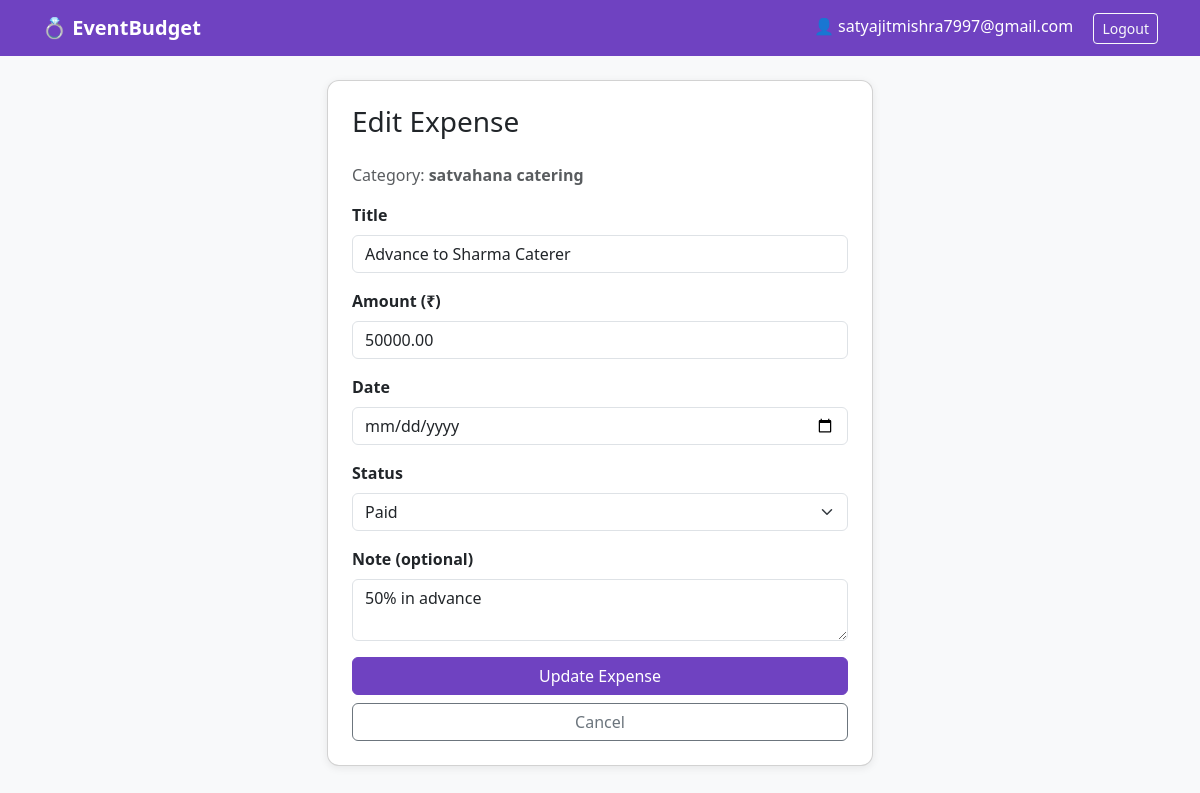
Page /expense/1/edit/ (signed in) on the committed database.
### planner/models.py (models this page shows, shortened)
class Category(models.Model):
    event = models.ForeignKey(Event, on_delete=models.CASCADE, related_name='categories')
    name = models.CharField(max_length=100)
    allocated_budget = models.DecimalField(max_digits=12, decimal_places=2)

class Expense(models.Model):
    STATUS_CHOICES = [
        ('paid', 'Paid'),
        ('pending', 'Pending'),
    ]
    category = models.ForeignKey(Category, on_delete=models.CASCADE, related_name='expenses')
    title = models.CharField(max_length=200)
    amount = models.DecimalField(max_digits=12, decimal_places=2)
    date = models.DateField()
    status = models.CharField(max_length=10, choices=STATUS_CHOICES, default='pending')
    note = models.TextField(blank=True)

### planner/views.py (the view, shortened to what this page needs)
# urls.py: path('expense/<int:pk>/edit/', views.expense_edit, name='expense_edit'),
@login_required
def expense_edit(request, pk):
    expense = get_object_or_404(Expense, pk=pk)
    return render(request, 'planner/expense_form.html', {'expense': expense, 'category': expense.category})

### planner/templates/planner/expense_form.html (shortened to what this page needs)
{% extends 'planner/base.html' %}
{% block content %}
<div class="row justify-content-center">
    <div class="col-md-6">
        <div class="card p-4">
            <h3 class="mb-4">{% if expense %}Edit Expense{% else %}Add Expense{% endif %}</h3>
            <p class="text-muted">Category: <strong>{{ category.name }}</strong></p>
            <form method="post">
                <div class="mb-3">
                    <label class="form-label fw-semibold">Title</label>
                    <input type="text" name="title" class="form-control"
                           value="{{ expense.title }}" placeholder="e.g. Catering deposit" required>
                </div>
                <div class="mb-3">
                    <label class="form-label fw-semibold">Amount (₹)</label>
                    <input type="number" name="amount" class="form-control"
                           value="{{ expense.amount }}" placeholder="e.g. 25000" required>
                </div>
                <div class="mb-3">
                    <label class="form-label fw-semibold">Date</label>
                    <input type="date" name="date" class="form-control"
                           value="{{ expense.date }}" required>
                </div>
                <div class="mb-3">
                    <label class="form-label fw-semibold">Status</label>
                    <select name="status" class="form-select">
                        <option value="paid" {% if expense.status == 'paid' %}selected{% endif %}>Paid</option>
                    </select>
                </div>
                <div class="mb-3">
                    <label class="form-label fw-semibold">Note (optional)</label>
                    <textarea name="note" class="form-control" rows="2"
                              placeholder="Any extra details...">{{ expense.note }}</textarea>
                </div>
                <button type="submit" class="btn btn-primary w-100">
                    {% if expense %}Update Expense{% else %}Add Expense{% endif %}
                </button>
                <a href="{% url 'event_detail' category.event.pk %}" class="btn btn-outline-secondary w-100 mt-2">Cancel</a>
            </form>
        </div>
    </div>
</div>
{% endblock %}

### planner/templates/planner/base.html (shortened to what this page needs)
<!DOCTYPE html>
<html lang="en">
<head>
    <link href="https://cdn.jsdelivr.net/npm/bootstrap@5.3.0/dist/css/bootstrap.min.css" rel="stylesheet">
</head>
<body>
<nav class="navbar navbar-expand-lg mb-4">
    <div class="container">
        <a class="navbar-brand fw-bold" href="{% url 'dashboard' %}">💍 EventBudget</a>
        <div class="ms-auto">
            {% if user.is_authenticated %}
                <span class="text-white me-3">👤 {{ user.username }}</span>
                <a href="{% url 'logout' %}" class="btn btn-outline-light btn-sm">Logout</a>
            {% else %}
                <a href="{% url 'login' %}" class="btn btn-outline-light btn-sm me-2">Login</a>
                <a href="{% url 'register' %}" class="btn btn-light btn-sm">Register</a>
            {% endif %}
        </div>
    </div>
</nav>
<div class="container">
    {% block content %}{% endblock %}
</div>
</body>
</html>

### planner/templates/planner/base.html (style rules this page uses)
body { background-color: #f8f9fa; }
.navbar { background-color: #6f42c1; }
.navbar-brand, .nav-link { color: white !important; }
.card { border-radius: 12px; box-shadow: 0 2px 8px rgba(0,0,0,0.08); }
.btn-primary { background-color: #6f42c1; border-color: #6f42c1; }

### rows in the picture
Category: name "satvahana catering"
Expense: title "Advance to Sharma Caterer", amount "50000.00", status "Paid", note "50% in advance"

### other values in the picture
{{ user.username }} "satyajitmishra7997@gmail.com"
